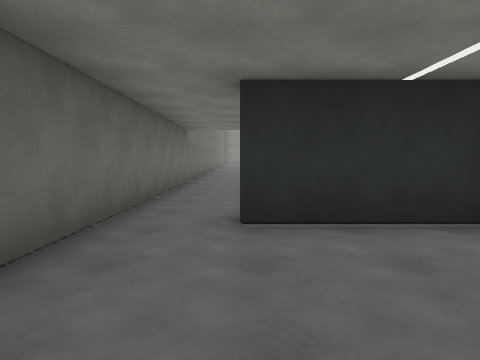
View 1 (above)

24 first-person views from a walk through a 3-D level made in the Unity game engine. The camera is 1.4 m above the floor, tilts 4° down and sees 75° across. The floor is counted in squares, 2 m on a side. Each view is taken from the middle of a square. On the plan, view 1 faces up. The plan holds only what a view shows up to about 10 squares ahead; the rest is blank. The place goes on beyond the plan.

View 2
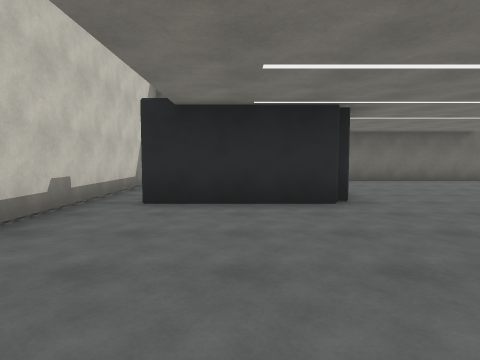

View 3
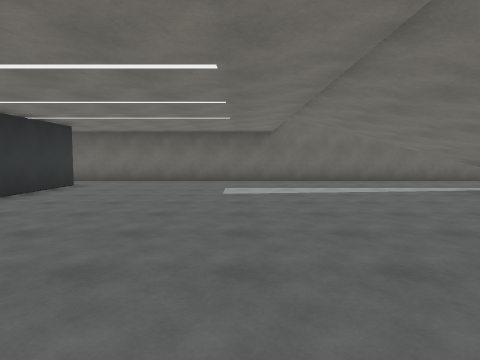

View 4
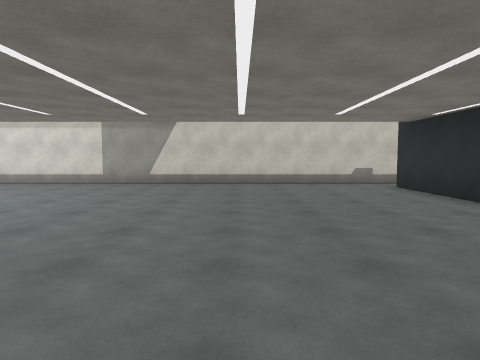

View 5
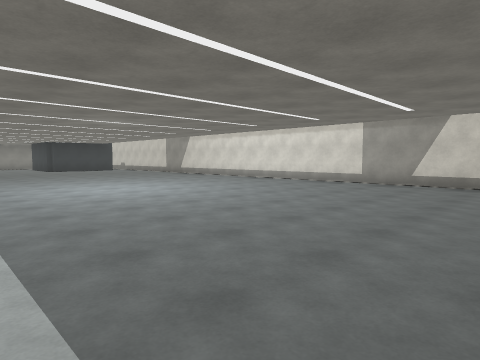

View 6
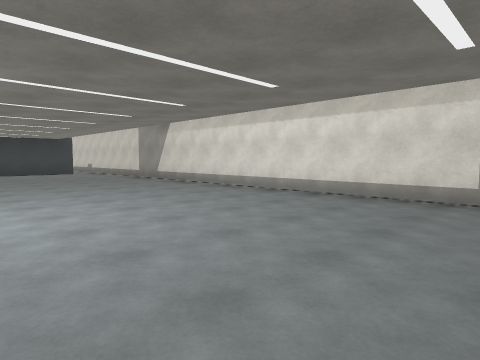

View 7
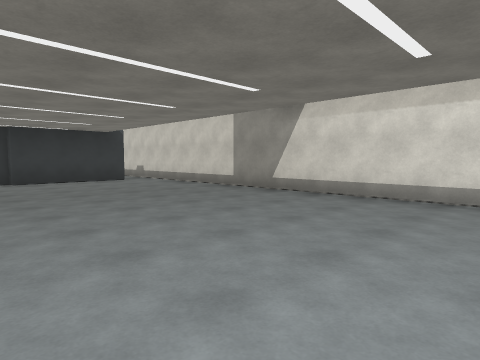

View 8
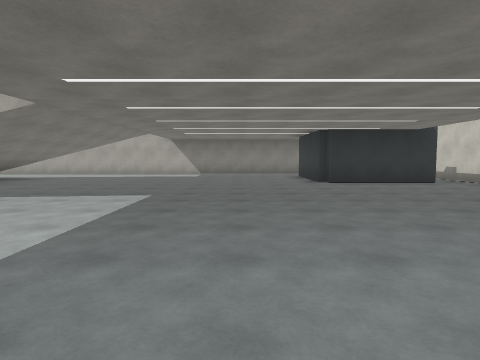

View 9
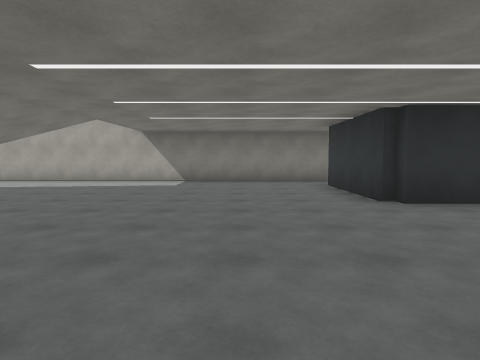

View 10
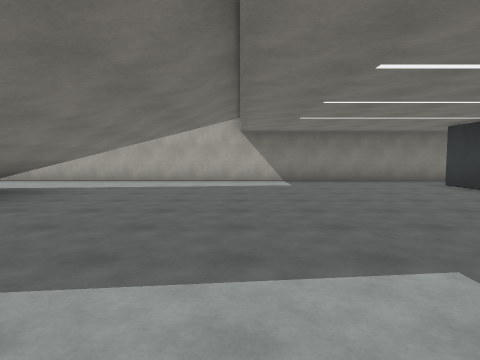

View 11
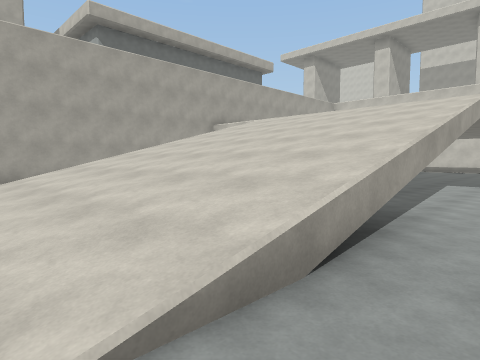

View 12
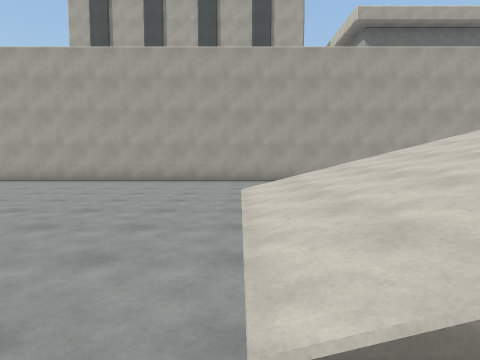

View 13
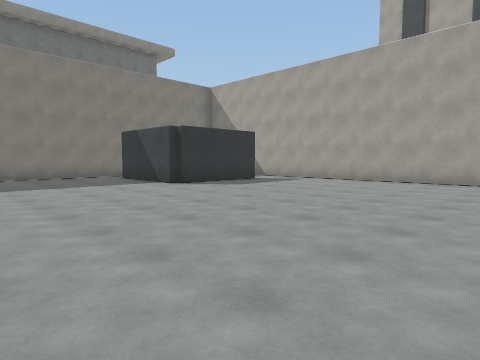

View 14
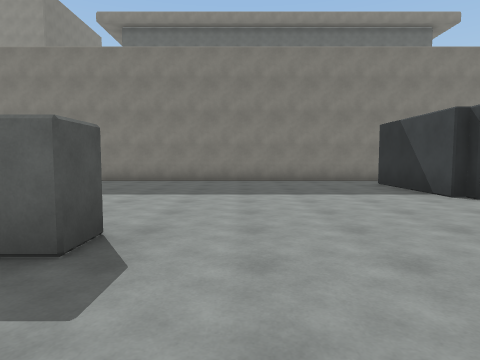

View 15
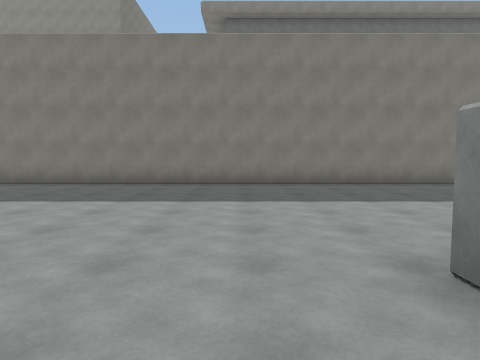

View 16
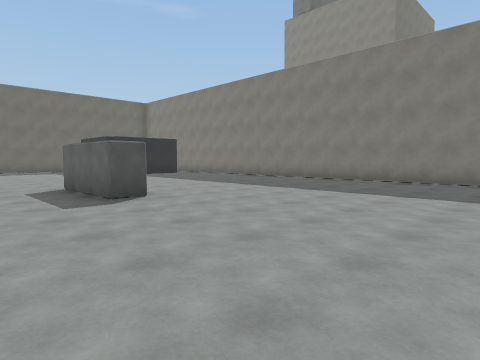

View 17
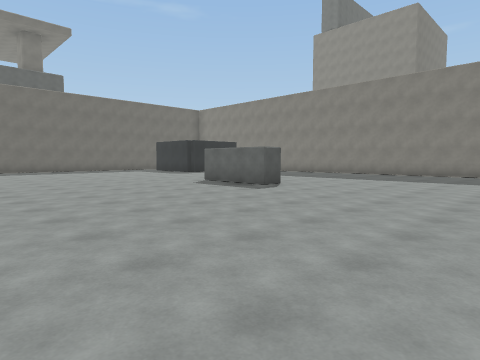

View 18
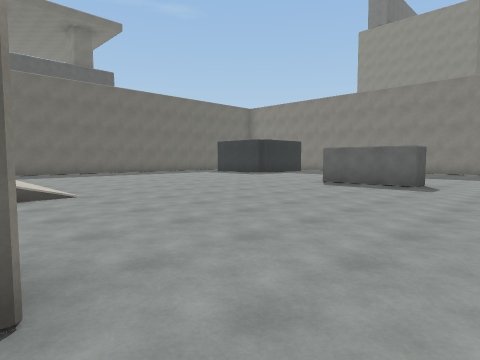

View 19
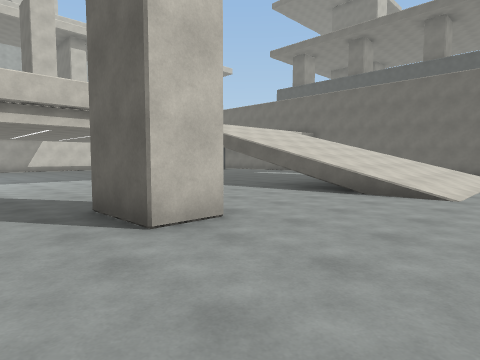

View 20
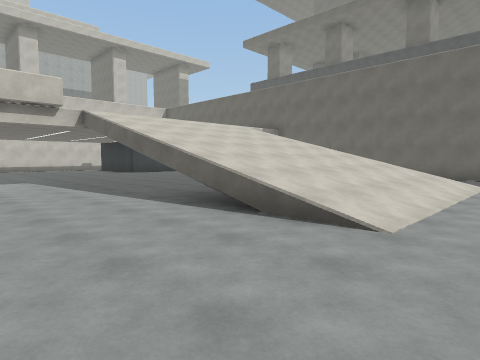

View 21
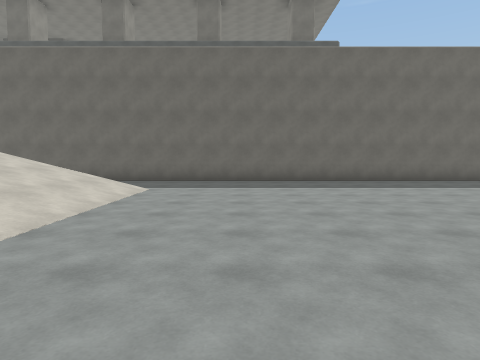

View 22
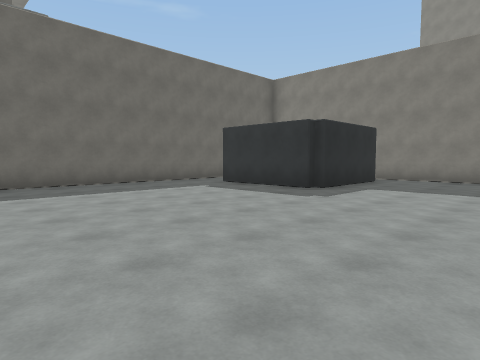

View 23
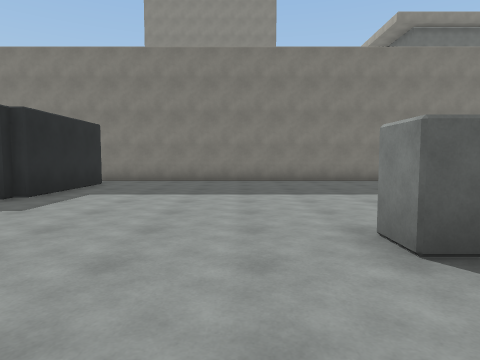

View 24
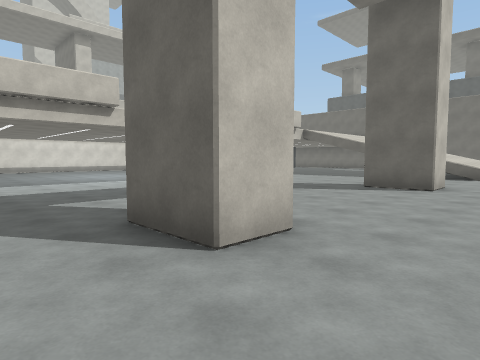

### Floor plan
Key: @ floor where view 1 was taken; # wall or solid block; . floor; / step, stairs or slope; = window, fence, low wall or low ledge; v drop or lower ground; O other object.
Columns run from 2 left of view 1 to 30 right of it. Each row starts with its distance up from view 1.
 31      #######################
 30      .......................
 29      #.....................#
 28      #.....................#
 27      #.....................#
 26 #..###.....................###
 25 #..............................
 24 #...............................#
 23 #..........##.......##..........#
 22 #..................   ..........#
 21 #..................   ..........#
 20 #..................   ..........#
 19 #..................   ..........#
 18 #..................    .........#
 17 #...............................#
 16 #..=/////=.............=/////=..#
 15 #..//////=...#.....O...////// ..#
 14 #..//////v...#.... O...//////v..#
 13 #..//////v.......  ....//////v..#
 12 #..//////#.....    ..  ////// ..#
 11 #..............   ...  .........#
 10 #..............   ...  .........#
  9 #..............  ...............#
  8 #..............  ...............#
  7 #...............................#
  6 #...............................#
  5 #...............................#
  4 #...............................#
  3 #..###.....................####.#
  2 #....#.....................#
  1  ....#.....................#
  0   @.........................
 -1   ###########################

Positions as (right, up) in squares from view 1, and headings:
1: (0, 0), facing up
2: (8, 2), facing left
3: (8, 8), facing left
4: (7, 8), facing down
5: (7, 8), facing down-right
6: (10, 5), facing down-right
7: (15, 5), facing down-right
8: (16, 6), facing right
9: (20, 6), facing right
10: (20, 9), facing right
11: (20, 17), facing down-right
12: (20, 17), facing right
13: (20, 19), facing up-right
14: (21, 21), facing up
15: (16, 22), facing up
16: (16, 21), facing up-left
17: (16, 17), facing up-left
18: (13, 15), facing up-left
19: (13, 18), facing down-left
20: (10, 18), facing down-left
21: (8, 19), facing left
22: (7, 20), facing up-left
23: (7, 21), facing up
24: (19, 17), facing down-left
